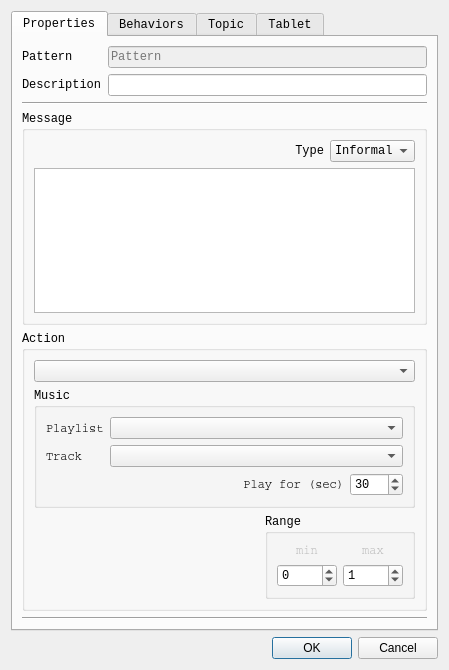
<?xml version="1.0" encoding="UTF-8"?>
<ui version="4.0">
 <class>EditBlockDialog</class>
 <widget class="QDialog" name="EditBlockDialog">
  <property name="geometry">
   <rect>
    <x>0</x>
    <y>0</y>
    <width>449</width>
    <height>670</height>
   </rect>
  </property>
  <property name="sizePolicy">
   <sizepolicy hsizetype="Expanding" vsizetype="Expanding">
    <horstretch>0</horstretch>
    <verstretch>0</verstretch>
   </sizepolicy>
  </property>
  <property name="minimumSize">
   <size>
    <width>0</width>
    <height>0</height>
   </size>
  </property>
  <property name="maximumSize">
   <size>
    <width>1000</width>
    <height>1000</height>
   </size>
  </property>
  <property name="windowTitle">
   <string>Edit Block</string>
  </property>
  <layout class="QGridLayout" name="gridLayout_11">
   <item row="0" column="0">
    <widget class="QTabWidget" name="tabWidget">
     <property name="enabled">
      <bool>true</bool>
     </property>
     <property name="font">
      <font>
       <family>Courier New</family>
       <weight>50</weight>
       <bold>false</bold>
      </font>
     </property>
     <property name="currentIndex">
      <number>0</number>
     </property>
     <widget class="QWidget" name="propertiesTab">
      <attribute name="title">
       <string>Properties</string>
      </attribute>
      <layout class="QGridLayout" name="gridLayout_24">
       <item row="0" column="0">
        <layout class="QGridLayout" name="gridLayout_13">
         <item row="0" column="0">
          <layout class="QGridLayout" name="gridLayout_2">
           <item row="1" column="1">
            <widget class="QLineEdit" name="blockDescriptionLineEdit"/>
           </item>
           <item row="1" column="0">
            <widget class="QLabel" name="label_14">
             <property name="font">
              <font>
               <family>Courier New</family>
              </font>
             </property>
             <property name="text">
              <string>Description</string>
             </property>
            </widget>
           </item>
           <item row="0" column="0">
            <widget class="QLabel" name="label_2">
             <property name="sizePolicy">
              <sizepolicy hsizetype="Fixed" vsizetype="Preferred">
               <horstretch>0</horstretch>
               <verstretch>0</verstretch>
              </sizepolicy>
             </property>
             <property name="font">
              <font>
               <family>Courier New</family>
              </font>
             </property>
             <property name="text">
              <string>Pattern</string>
             </property>
            </widget>
           </item>
           <item row="0" column="1">
            <widget class="QLineEdit" name="patternLineEdit">
             <property name="enabled">
              <bool>false</bool>
             </property>
             <property name="placeholderText">
              <string>Pattern</string>
             </property>
            </widget>
           </item>
          </layout>
         </item>
         <item row="3" column="0">
          <widget class="QGroupBox" name="actionGroupBox">
           <property name="title">
            <string>Action</string>
           </property>
           <layout class="QGridLayout" name="gridLayout_8">
            <item row="0" column="0">
             <widget class="QComboBox" name="actionComboBox"/>
            </item>
            <item row="1" column="0">
             <layout class="QGridLayout" name="gridLayout_12">
              <item row="1" column="0">
               <spacer name="horizontalSpacer_2">
                <property name="orientation">
                 <enum>Qt::Horizontal</enum>
                </property>
                <property name="sizeHint" stdset="0">
                 <size>
                  <width>40</width>
                  <height>20</height>
                 </size>
                </property>
               </spacer>
              </item>
              <item row="1" column="1">
               <widget class="QGroupBox" name="rangeGroupBox">
                <property name="title">
                 <string>Range</string>
                </property>
                <layout class="QGridLayout" name="gridLayout_17">
                 <item row="1" column="0">
                  <widget class="QSpinBox" name="rangeMinSpinBox">
                   <property name="enabled">
                    <bool>true</bool>
                   </property>
                   <property name="minimum">
                    <number>-250</number>
                   </property>
                   <property name="maximum">
                    <number>249</number>
                   </property>
                  </widget>
                 </item>
                 <item row="1" column="1">
                  <widget class="QSpinBox" name="rangeMaxSpinBox">
                   <property name="enabled">
                    <bool>true</bool>
                   </property>
                   <property name="minimum">
                    <number>-249</number>
                   </property>
                   <property name="maximum">
                    <number>250</number>
                   </property>
                   <property name="value">
                    <number>1</number>
                   </property>
                  </widget>
                 </item>
                 <item row="0" column="1">
                  <widget class="QLabel" name="label_17">
                   <property name="enabled">
                    <bool>false</bool>
                   </property>
                   <property name="font">
                    <font>
                     <family>Courier</family>
                    </font>
                   </property>
                   <property name="text">
                    <string>max</string>
                   </property>
                   <property name="alignment">
                    <set>Qt::AlignCenter</set>
                   </property>
                  </widget>
                 </item>
                 <item row="0" column="0">
                  <widget class="QLabel" name="label_21">
                   <property name="enabled">
                    <bool>false</bool>
                   </property>
                   <property name="font">
                    <font>
                     <family>Courier</family>
                    </font>
                   </property>
                   <property name="text">
                    <string>min</string>
                   </property>
                   <property name="alignment">
                    <set>Qt::AlignCenter</set>
                   </property>
                  </widget>
                 </item>
                </layout>
               </widget>
              </item>
              <item row="0" column="0" colspan="2">
               <widget class="QGroupBox" name="musicGroupBox">
                <property name="title">
                 <string>Music</string>
                </property>
                <layout class="QGridLayout" name="gridLayout_23">
                 <item row="0" column="0">
                  <layout class="QGridLayout" name="gridLayout_18">
                   <item row="2" column="2">
                    <widget class="QSpinBox" name="playTimeSpinBox">
                     <property name="sizePolicy">
                      <sizepolicy hsizetype="Fixed" vsizetype="Preferred">
                       <horstretch>0</horstretch>
                       <verstretch>0</verstretch>
                      </sizepolicy>
                     </property>
                     <property name="minimum">
                      <number>-1</number>
                     </property>
                     <property name="maximum">
                      <number>500</number>
                     </property>
                     <property name="singleStep">
                      <number>5</number>
                     </property>
                     <property name="value">
                      <number>30</number>
                     </property>
                    </widget>
                   </item>
                   <item row="0" column="0">
                    <widget class="QLabel" name="label_16">
                     <property name="sizePolicy">
                      <sizepolicy hsizetype="Fixed" vsizetype="Preferred">
                       <horstretch>0</horstretch>
                       <verstretch>0</verstretch>
                      </sizepolicy>
                     </property>
                     <property name="font">
                      <font>
                       <family>Courier</family>
                      </font>
                     </property>
                     <property name="text">
                      <string>Playlist</string>
                     </property>
                    </widget>
                   </item>
                   <item row="1" column="0">
                    <widget class="QLabel" name="label_22">
                     <property name="font">
                      <font>
                       <family>Courier</family>
                      </font>
                     </property>
                     <property name="text">
                      <string>Track</string>
                     </property>
                    </widget>
                   </item>
                   <item row="0" column="1" colspan="2">
                    <widget class="QComboBox" name="playlistComboBox"/>
                   </item>
                   <item row="1" column="1" colspan="2">
                    <widget class="QComboBox" name="tracksComboBox"/>
                   </item>
                   <item row="2" column="0" colspan="2">
                    <widget class="QLabel" name="label_23">
                     <property name="font">
                      <font>
                       <family>Courier</family>
                      </font>
                     </property>
                     <property name="text">
                      <string>Play for (sec)</string>
                     </property>
                     <property name="alignment">
                      <set>Qt::AlignRight|Qt::AlignTrailing|Qt::AlignVCenter</set>
                     </property>
                    </widget>
                   </item>
                  </layout>
                 </item>
                </layout>
               </widget>
              </item>
             </layout>
            </item>
           </layout>
          </widget>
         </item>
         <item row="4" column="0">
          <widget class="Line" name="line_9">
           <property name="orientation">
            <enum>Qt::Horizontal</enum>
           </property>
          </widget>
         </item>
         <item row="1" column="0">
          <widget class="Line" name="line_10">
           <property name="orientation">
            <enum>Qt::Horizontal</enum>
           </property>
          </widget>
         </item>
         <item row="2" column="0">
          <widget class="QGroupBox" name="groupBox_5">
           <property name="title">
            <string>Message</string>
           </property>
           <layout class="QGridLayout" name="gridLayout_20">
            <item row="0" column="0">
             <layout class="QGridLayout" name="gridLayout_19">
              <item row="0" column="1">
               <widget class="QComboBox" name="messageTypeComboBox">
                <property name="sizePolicy">
                 <sizepolicy hsizetype="Fixed" vsizetype="Fixed">
                  <horstretch>0</horstretch>
                  <verstretch>0</verstretch>
                 </sizepolicy>
                </property>
                <item>
                 <property name="text">
                  <string>Informal</string>
                 </property>
                </item>
                <item>
                 <property name="text">
                  <string>Formal</string>
                 </property>
                </item>
               </widget>
              </item>
              <item row="0" column="0">
               <widget class="QLabel" name="label">
                <property name="font">
                 <font>
                  <family>Courier New</family>
                 </font>
                </property>
                <property name="text">
                 <string>Type</string>
                </property>
                <property name="alignment">
                 <set>Qt::AlignRight|Qt::AlignTrailing|Qt::AlignVCenter</set>
                </property>
               </widget>
              </item>
              <item row="1" column="0" colspan="2">
               <widget class="QTextEdit" name="messageTextEdit">
                <property name="minimumSize">
                 <size>
                  <width>0</width>
                  <height>50</height>
                 </size>
                </property>
                <property name="maximumSize">
                 <size>
                  <width>16777215</width>
                  <height>200</height>
                 </size>
                </property>
               </widget>
              </item>
             </layout>
            </item>
           </layout>
          </widget>
         </item>
        </layout>
       </item>
       <item row="1" column="0">
        <spacer name="verticalSpacer_2">
         <property name="orientation">
          <enum>Qt::Vertical</enum>
         </property>
         <property name="sizeHint" stdset="0">
          <size>
           <width>20</width>
           <height>40</height>
          </size>
         </property>
        </spacer>
       </item>
      </layout>
     </widget>
     <widget class="QWidget" name="behaviorsTab">
      <attribute name="title">
       <string>Behaviors</string>
      </attribute>
      <layout class="QGridLayout" name="gridLayout_22">
       <item row="0" column="0">
        <layout class="QGridLayout" name="gridLayout_16">
         <item row="1" column="0">
          <spacer name="verticalSpacer_3">
           <property name="orientation">
            <enum>Qt::Vertical</enum>
           </property>
           <property name="sizeHint" stdset="0">
            <size>
             <width>20</width>
             <height>40</height>
            </size>
           </property>
          </spacer>
         </item>
         <item row="0" column="0">
          <widget class="QGroupBox" name="groupBox_6">
           <property name="title">
            <string>Gestures</string>
           </property>
           <layout class="QGridLayout" name="gridLayout_21">
            <item row="0" column="0">
             <layout class="QGridLayout" name="gridLayout_15">
              <item row="3" column="0">
               <widget class="QLabel" name="label_19">
                <property name="font">
                 <font>
                  <family>Courier New</family>
                 </font>
                </property>
                <property name="text">
                 <string>Close Gesture</string>
                </property>
               </widget>
              </item>
              <item row="2" column="1">
               <widget class="Line" name="line_11">
                <property name="orientation">
                 <enum>Qt::Horizontal</enum>
                </property>
               </widget>
              </item>
              <item row="3" column="1">
               <widget class="QLineEdit" name="closeGestureLineEdit"/>
              </item>
              <item row="0" column="1">
               <widget class="QLineEdit" name="openGestureLineEdit"/>
              </item>
              <item row="0" column="0">
               <widget class="QLabel" name="label_20">
                <property name="font">
                 <font>
                  <family>Courier New</family>
                 </font>
                </property>
                <property name="text">
                 <string>Open Gesture</string>
                </property>
               </widget>
              </item>
              <item row="1" column="1">
               <widget class="QComboBox" name="openGestureComboBox"/>
              </item>
              <item row="5" column="1">
               <widget class="Line" name="line_4">
                <property name="orientation">
                 <enum>Qt::Horizontal</enum>
                </property>
               </widget>
              </item>
              <item row="4" column="1">
               <widget class="QComboBox" name="closeGesturesComboBox"/>
              </item>
             </layout>
            </item>
           </layout>
          </widget>
         </item>
        </layout>
       </item>
      </layout>
     </widget>
     <widget class="QWidget" name="topicTab">
      <attribute name="title">
       <string>Topic</string>
      </attribute>
      <layout class="QGridLayout" name="gridLayout_10">
       <item row="1" column="0">
        <layout class="QGridLayout" name="gridLayout_5">
         <item row="0" column="1">
          <widget class="QComboBox" name="topicNameComboBox">
           <property name="font">
            <font>
             <family>Courier New</family>
             <weight>50</weight>
             <bold>false</bold>
            </font>
           </property>
           <item>
            <property name="text">
             <string>general</string>
            </property>
           </item>
           <item>
            <property name="text">
             <string>index</string>
            </property>
           </item>
           <item>
            <property name="text">
             <string>wellbeing</string>
            </property>
           </item>
          </widget>
         </item>
         <item row="0" column="0">
          <widget class="QLabel" name="label_11">
           <property name="font">
            <font>
             <family>Courier New</family>
             <weight>50</weight>
             <bold>false</bold>
            </font>
           </property>
           <property name="text">
            <string>Topic</string>
           </property>
           <property name="alignment">
            <set>Qt::AlignRight|Qt::AlignTrailing|Qt::AlignVCenter</set>
           </property>
          </widget>
         </item>
         <item row="0" column="2">
          <widget class="QLabel" name="label_12">
           <property name="font">
            <font>
             <family>Courier New</family>
             <weight>50</weight>
             <bold>false</bold>
            </font>
           </property>
           <property name="text">
            <string>Tag</string>
           </property>
           <property name="alignment">
            <set>Qt::AlignRight|Qt::AlignTrailing|Qt::AlignVCenter</set>
           </property>
          </widget>
         </item>
         <item row="0" column="3">
          <widget class="QComboBox" name="topicTagComboBox">
           <property name="sizePolicy">
            <sizepolicy hsizetype="MinimumExpanding" vsizetype="Fixed">
             <horstretch>0</horstretch>
             <verstretch>0</verstretch>
            </sizepolicy>
           </property>
          </widget>
         </item>
        </layout>
       </item>
       <item row="3" column="0">
        <widget class="QGroupBox" name="groupBox_2">
         <property name="font">
          <font>
           <family>Courier New</family>
           <weight>50</weight>
           <bold>false</bold>
          </font>
         </property>
         <property name="title">
          <string>Expected Answers</string>
         </property>
         <layout class="QGridLayout" name="gridLayout_4">
          <item row="0" column="0">
           <layout class="QGridLayout" name="gridLayout_3">
            <item row="0" column="1">
             <widget class="QLabel" name="label_4">
              <property name="font">
               <font>
                <family>Courier New</family>
                <weight>50</weight>
                <bold>false</bold>
               </font>
              </property>
              <property name="text">
               <string>Robot Feedback #1</string>
              </property>
             </widget>
            </item>
            <item row="5" column="1">
             <widget class="QTextEdit" name="feedback2TextEdit">
              <property name="enabled">
               <bool>true</bool>
              </property>
              <property name="sizePolicy">
               <sizepolicy hsizetype="Expanding" vsizetype="MinimumExpanding">
                <horstretch>0</horstretch>
                <verstretch>0</verstretch>
               </sizepolicy>
              </property>
              <property name="minimumSize">
               <size>
                <width>0</width>
                <height>40</height>
               </size>
              </property>
              <property name="maximumSize">
               <size>
                <width>16777215</width>
                <height>50</height>
               </size>
              </property>
             </widget>
            </item>
            <item row="7" column="0" colspan="2">
             <widget class="Line" name="line">
              <property name="orientation">
               <enum>Qt::Horizontal</enum>
              </property>
             </widget>
            </item>
            <item row="4" column="0">
             <widget class="QLabel" name="label_5">
              <property name="font">
               <font>
                <family>Courier New</family>
                <weight>50</weight>
                <bold>false</bold>
               </font>
              </property>
              <property name="text">
               <string>User Answer #2</string>
              </property>
             </widget>
            </item>
            <item row="1" column="0">
             <widget class="QTextEdit" name="answer1TextEdit">
              <property name="minimumSize">
               <size>
                <width>0</width>
                <height>40</height>
               </size>
              </property>
              <property name="maximumSize">
               <size>
                <width>16777215</width>
                <height>50</height>
               </size>
              </property>
             </widget>
            </item>
            <item row="3" column="0" colspan="2">
             <widget class="Line" name="line_5">
              <property name="orientation">
               <enum>Qt::Horizontal</enum>
              </property>
             </widget>
            </item>
            <item row="1" column="1">
             <widget class="QTextEdit" name="feedback1TextEdit">
              <property name="minimumSize">
               <size>
                <width>0</width>
                <height>40</height>
               </size>
              </property>
              <property name="maximumSize">
               <size>
                <width>16777215</width>
                <height>50</height>
               </size>
              </property>
             </widget>
            </item>
            <item row="4" column="1">
             <widget class="QLabel" name="label_6">
              <property name="font">
               <font>
                <family>Courier New</family>
                <weight>50</weight>
                <bold>false</bold>
               </font>
              </property>
              <property name="text">
               <string>Robot Feedback #2</string>
              </property>
             </widget>
            </item>
            <item row="9" column="0">
             <spacer name="verticalSpacer_5">
              <property name="orientation">
               <enum>Qt::Vertical</enum>
              </property>
              <property name="sizeHint" stdset="0">
               <size>
                <width>20</width>
                <height>40</height>
               </size>
              </property>
             </spacer>
            </item>
            <item row="8" column="0" colspan="2">
             <layout class="QGridLayout" name="gridLayout_14">
              <item row="0" column="0">
               <widget class="QLabel" name="label_18">
                <property name="minimumSize">
                 <size>
                  <width>0</width>
                  <height>0</height>
                 </size>
                </property>
                <property name="font">
                 <font>
                  <family>Courier New</family>
                  <italic>true</italic>
                 </font>
                </property>
                <property name="styleSheet">
                 <string notr="true">color: rgb(51, 51, 51);</string>
                </property>
                <property name="text">
                 <string>Separate the answers by semicolon (;) to allow multiple options</string>
                </property>
                <property name="scaledContents">
                 <bool>true</bool>
                </property>
                <property name="alignment">
                 <set>Qt::AlignCenter</set>
                </property>
                <property name="wordWrap">
                 <bool>true</bool>
                </property>
               </widget>
              </item>
             </layout>
            </item>
            <item row="0" column="0">
             <widget class="QLabel" name="label_3">
              <property name="font">
               <font>
                <family>Courier New</family>
                <weight>50</weight>
                <bold>false</bold>
               </font>
              </property>
              <property name="text">
               <string>User Answer #1</string>
              </property>
             </widget>
            </item>
            <item row="5" column="0">
             <widget class="QTextEdit" name="answer2TextEdit">
              <property name="enabled">
               <bool>true</bool>
              </property>
              <property name="sizePolicy">
               <sizepolicy hsizetype="Expanding" vsizetype="MinimumExpanding">
                <horstretch>0</horstretch>
                <verstretch>0</verstretch>
               </sizepolicy>
              </property>
              <property name="minimumSize">
               <size>
                <width>0</width>
                <height>40</height>
               </size>
              </property>
              <property name="maximumSize">
               <size>
                <width>16777215</width>
                <height>50</height>
               </size>
              </property>
             </widget>
            </item>
            <item row="2" column="0" colspan="2">
             <layout class="QGridLayout" name="gridLayout">
              <item row="0" column="0">
               <widget class="QLabel" name="label_13">
                <property name="sizePolicy">
                 <sizepolicy hsizetype="Fixed" vsizetype="Preferred">
                  <horstretch>0</horstretch>
                  <verstretch>0</verstretch>
                 </sizepolicy>
                </property>
                <property name="font">
                 <font>
                  <family>Courier New</family>
                  <weight>50</weight>
                  <bold>false</bold>
                 </font>
                </property>
                <property name="text">
                 <string>Go To</string>
                </property>
                <property name="alignment">
                 <set>Qt::AlignRight|Qt::AlignTrailing|Qt::AlignVCenter</set>
                </property>
               </widget>
              </item>
              <item row="0" column="1">
               <widget class="QComboBox" name="answer1GoToComboBox"/>
              </item>
             </layout>
            </item>
            <item row="6" column="0" colspan="2">
             <layout class="QGridLayout" name="gridLayout_6">
              <item row="0" column="1">
               <widget class="QComboBox" name="answer2GoToComboBox"/>
              </item>
              <item row="0" column="0">
               <widget class="QLabel" name="label_15">
                <property name="sizePolicy">
                 <sizepolicy hsizetype="Fixed" vsizetype="Preferred">
                  <horstretch>0</horstretch>
                  <verstretch>0</verstretch>
                 </sizepolicy>
                </property>
                <property name="font">
                 <font>
                  <family>Courier New</family>
                  <weight>50</weight>
                  <bold>false</bold>
                 </font>
                </property>
                <property name="text">
                 <string>Go To</string>
                </property>
                <property name="alignment">
                 <set>Qt::AlignRight|Qt::AlignTrailing|Qt::AlignVCenter</set>
                </property>
               </widget>
              </item>
             </layout>
            </item>
           </layout>
          </item>
         </layout>
        </widget>
       </item>
       <item row="0" column="0">
        <widget class="Line" name="line_7">
         <property name="orientation">
          <enum>Qt::Horizontal</enum>
         </property>
        </widget>
       </item>
       <item row="2" column="0">
        <widget class="Line" name="line_6">
         <property name="orientation">
          <enum>Qt::Horizontal</enum>
         </property>
        </widget>
       </item>
      </layout>
     </widget>
     <widget class="QWidget" name="tabletTab">
      <attribute name="title">
       <string>Tablet</string>
      </attribute>
      <layout class="QGridLayout" name="gridLayout_9">
       <item row="0" column="0">
        <widget class="QGroupBox" name="groupBox_3">
         <property name="font">
          <font>
           <family>Courier New</family>
           <weight>50</weight>
           <bold>false</bold>
          </font>
         </property>
         <property name="title">
          <string>HTML Page</string>
         </property>
         <layout class="QGridLayout" name="gridLayout_7">
          <item row="0" column="0">
           <layout class="QFormLayout" name="formLayout">
            <item row="0" column="0">
             <widget class="QLabel" name="label_9">
              <property name="font">
               <font>
                <family>Courier New</family>
                <weight>50</weight>
                <bold>false</bold>
               </font>
              </property>
              <property name="text">
               <string>Name</string>
              </property>
              <property name="alignment">
               <set>Qt::AlignRight|Qt::AlignTrailing|Qt::AlignVCenter</set>
              </property>
             </widget>
            </item>
            <item row="0" column="1">
             <widget class="QComboBox" name="tabletPageNameComboBox">
              <property name="sizePolicy">
               <sizepolicy hsizetype="MinimumExpanding" vsizetype="Fixed">
                <horstretch>0</horstretch>
                <verstretch>0</verstretch>
               </sizepolicy>
              </property>
              <item>
               <property name="text">
                <string>index</string>
               </property>
              </item>
              <item>
               <property name="text">
                <string>displayinfo</string>
               </property>
              </item>
              <item>
               <property name="text">
                <string>confirmation</string>
               </property>
              </item>
              <item>
               <property name="text">
                <string>help</string>
               </property>
              </item>
             </widget>
            </item>
            <item row="1" column="0">
             <widget class="QLabel" name="label_8">
              <property name="font">
               <font>
                <family>Courier New</family>
                <weight>50</weight>
                <bold>false</bold>
               </font>
              </property>
              <property name="text">
               <string>Image</string>
              </property>
              <property name="alignment">
               <set>Qt::AlignRight|Qt::AlignTrailing|Qt::AlignVCenter</set>
              </property>
             </widget>
            </item>
            <item row="1" column="1">
             <widget class="QComboBox" name="tabletImageComboBox">
              <property name="sizePolicy">
               <sizepolicy hsizetype="MinimumExpanding" vsizetype="Fixed">
                <horstretch>0</horstretch>
                <verstretch>0</verstretch>
               </sizepolicy>
              </property>
              <item>
               <property name="text">
                <string>pepper-standing.png</string>
               </property>
              </item>
             </widget>
            </item>
            <item row="2" column="0">
             <widget class="QLabel" name="label_7">
              <property name="font">
               <font>
                <family>Courier New</family>
                <weight>50</weight>
                <bold>false</bold>
               </font>
              </property>
              <property name="text">
               <string>Heading</string>
              </property>
             </widget>
            </item>
            <item row="2" column="1">
             <widget class="QTextEdit" name="tabletHeadingTextEdit">
              <property name="minimumSize">
               <size>
                <width>0</width>
                <height>50</height>
               </size>
              </property>
              <property name="maximumSize">
               <size>
                <width>16777215</width>
                <height>50</height>
               </size>
              </property>
             </widget>
            </item>
            <item row="3" column="0">
             <widget class="QLabel" name="label_10">
              <property name="font">
               <font>
                <family>Courier New</family>
                <weight>50</weight>
                <bold>false</bold>
               </font>
              </property>
              <property name="text">
               <string>Info</string>
              </property>
             </widget>
            </item>
            <item row="3" column="1">
             <widget class="QTextEdit" name="tabletInfoTextEdit">
              <property name="minimumSize">
               <size>
                <width>0</width>
                <height>50</height>
               </size>
              </property>
              <property name="maximumSize">
               <size>
                <width>16777215</width>
                <height>50</height>
               </size>
              </property>
             </widget>
            </item>
            <item row="4" column="1">
             <spacer name="verticalSpacer">
              <property name="orientation">
               <enum>Qt::Vertical</enum>
              </property>
              <property name="sizeHint" stdset="0">
               <size>
                <width>20</width>
                <height>40</height>
               </size>
              </property>
             </spacer>
            </item>
           </layout>
          </item>
          <item row="1" column="0">
           <widget class="Line" name="line_2">
            <property name="orientation">
             <enum>Qt::Horizontal</enum>
            </property>
           </widget>
          </item>
         </layout>
        </widget>
       </item>
      </layout>
     </widget>
    </widget>
   </item>
   <item row="1" column="0">
    <widget class="QDialogButtonBox" name="buttonBox">
     <property name="orientation">
      <enum>Qt::Horizontal</enum>
     </property>
     <property name="standardButtons">
      <set>QDialogButtonBox::Cancel|QDialogButtonBox::Ok</set>
     </property>
    </widget>
   </item>
  </layout>
 </widget>
 <resources/>
 <connections>
  <connection>
   <sender>buttonBox</sender>
   <signal>rejected()</signal>
   <receiver>EditBlockDialog</receiver>
   <slot>reject()</slot>
   <hints>
    <hint type="sourcelabel">
     <x>316</x>
     <y>260</y>
    </hint>
    <hint type="destinationlabel">
     <x>286</x>
     <y>274</y>
    </hint>
   </hints>
  </connection>
  <connection>
   <sender>buttonBox</sender>
   <signal>accepted()</signal>
   <receiver>EditBlockDialog</receiver>
   <slot>accept()</slot>
   <hints>
    <hint type="sourcelabel">
     <x>248</x>
     <y>254</y>
    </hint>
    <hint type="destinationlabel">
     <x>157</x>
     <y>274</y>
    </hint>
   </hints>
  </connection>
 </connections>
</ui>
